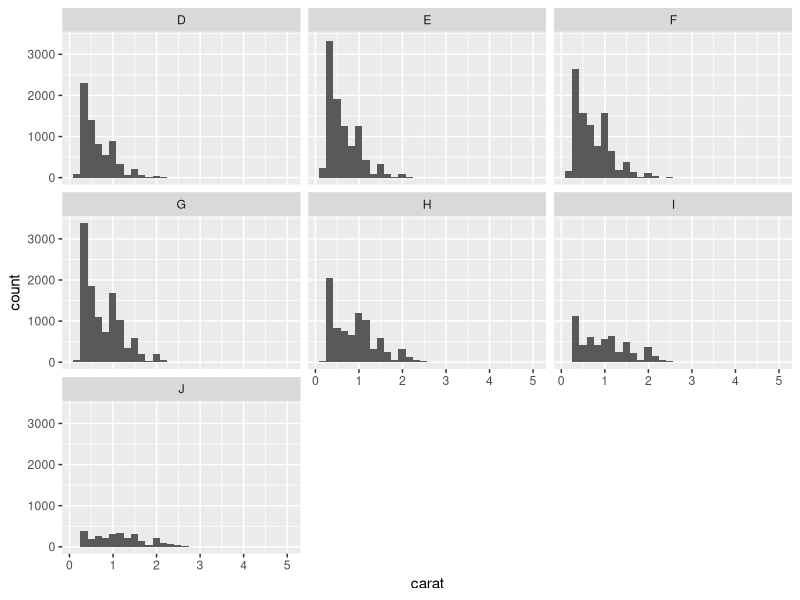
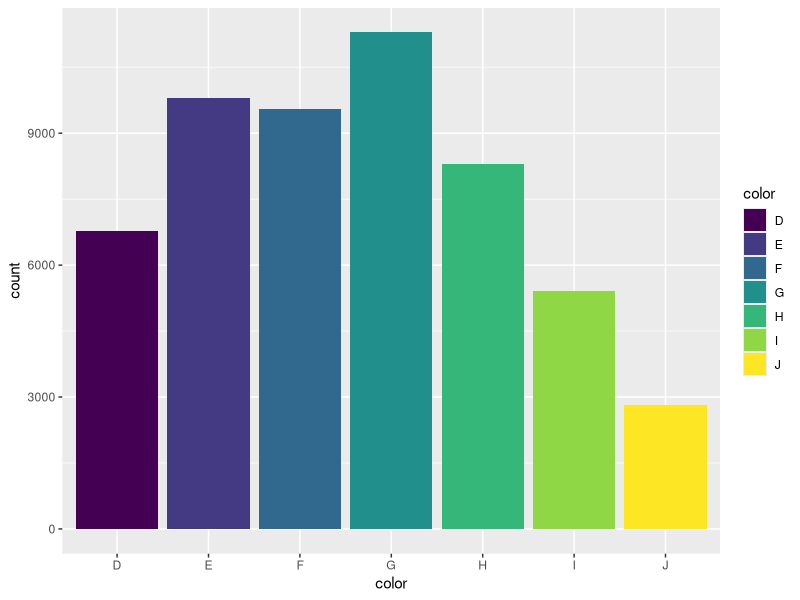
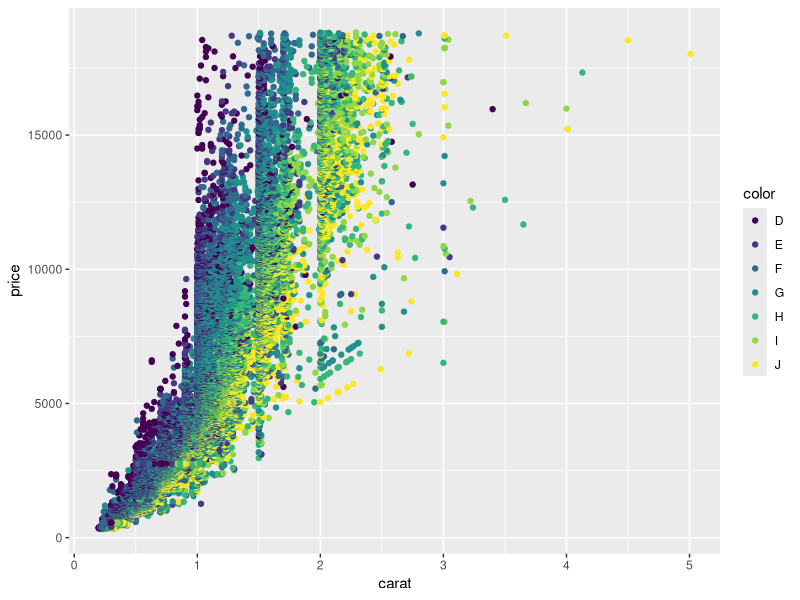

Write R code to recreate these figures, in order.
#' 
#' Author: Bruno Tebaldi de Queiroz Barbosa
#' 
#' Data: 2022-01-12
#' 


# Setup -------------------------------------------------------------------

rm(list = ls())


# Bibliotecas -------------------------------------------------------------
library(tidyverse)


# Banco de dados ----------------------------------------------------------
mpg


# Exercicio 3 -------------------------------------------------------------

# utilizando o banco de dados diamonds, faca um histograma carat, separado em
# facetas da variavel color.
ggplot(data = diamonds) +
  geom_histogram(aes(x=carat)) +
  facet_wrap(~color)


# utilizando o banco de dados diamonds, faca um grafico de barras da variavel
# color, e complemente a estetica indicando que o preenchimento das barras deve
# ser feito de acordom com a variavel color ("aes(x = color, fill=color)").
ggplot(data = diamonds) +
  geom_bar(aes(x = color, fill=color))


# utilizando o banco de dados diamonds, faca um grafico de dispersao, de carat"
# por price", e colorido pela variaavel color".
ggplot(data = diamonds) +
  geom_point(aes(x=carat, y=price, colour=color))


